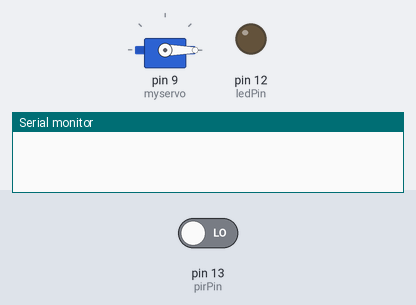
Bench run of a sketch on a simulated Arduino Uno, built with avr-gcc and run on an emulated ATmega328P. Parts: servo, output pins drawn as LEDs (lit = HIGH), the last lines printed to the serial monitor. Inputs (shaded band) come from the test bench; at power-on: pin 13 (pirPin) LOW.

Above: at 1.2 s.
1.3 s: pin 13 (pirPin) driven HIGH
At 1.45 s:
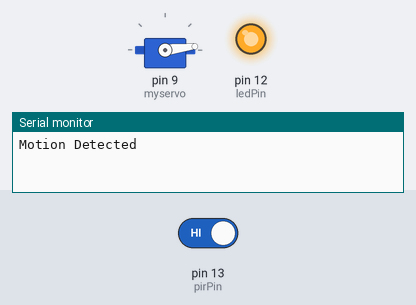
At 2.05 s:
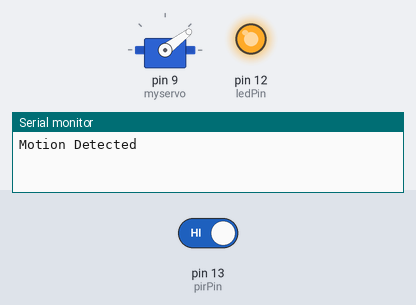
4.3 s: pin 13 (pirPin) driven LOW
At 6.4 s:
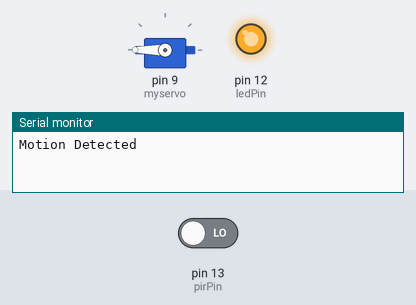
Timing chart, 0 to 7.9 s (numbered marks = the images above; inputs shaded):
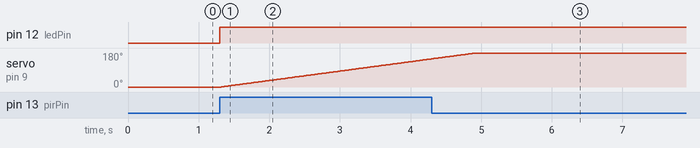

Measured:
- after the input at 1.3 s, pin 12 (ledPin): LOW → HIGH at once; servo on pin 9 (myservo): moves from 0° to 149° over 3.0 s, starting at once
- after the input at 4.3 s, servo on pin 9 (myservo): goes on until 4.9 s, then stays 180°

The sketch:

ir_sensor_door_lock1.ino
```cpp
#include <Servo.h>
Servo myservo;

int ledPin = 12;
int pirPin = 13;
int pirStat = 0;
int pos = 0;

void setup() {
  pinMode (ledPin, OUTPUT);
  pinMode (pirPin, INPUT);
  myservo.attach(9);
  Serial.begin(9600);
  myservo.write(pos);
}

void loop() {

  pirStat = digitalRead(pirPin);
  if (pirStat == HIGH) {
    digitalWrite(ledPin, HIGH);


    Serial.println("Motion Detected");

    for (pos = 0; pos <= 180; pos += 1) {
      myservo.write(pos);
      delay(20);
    }
  }
  else {

  }
 }
```
